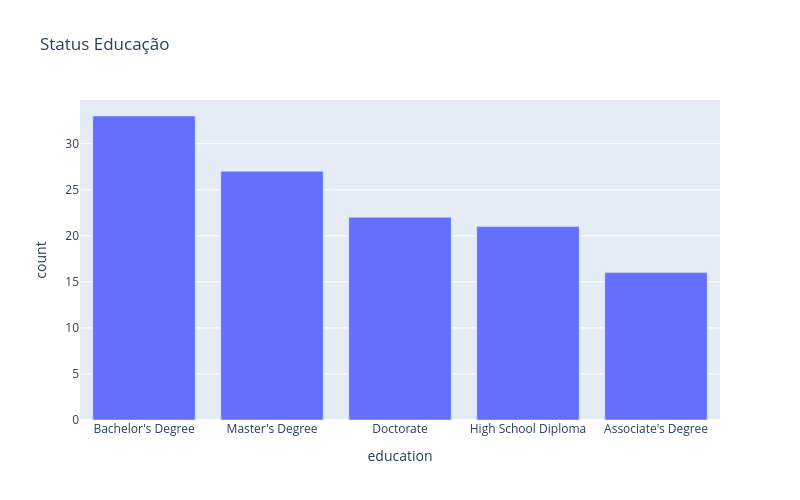

The cell this chart's notebook holds for it:
### Markdown cell above
Também não há forte predominância de nenhum gênero.

### Code cell
df_count = df['education'].value_counts().reset_index()
df_count.columns = ['education', 'count']
fig = px.bar(
    df_count,
    x='education',
    y='count',
    title='Status Educação'
)
fig.update_layout(width=800, height=500)

fig.show()

### Figure 1 — Plotly figure (JSON) as saved in the notebook; plotly's stock layout.template omitted (floating-point values rounded to 4 significant figures)
{"data": [{"hovertemplate": "education=%{x}<br>count=%{y}<extra></extra>", "legendgroup": "", "marker": {"color": "#636efa", "pattern": {"shape": ""}}, "name": "", "orientation": "v", "showlegend": false, "textposition": "auto", "type": "bar", "x": ["Bachelor's Degree", "Master's Degree", "Doctorate", "High School Diploma", "Associate's Degree"], "xaxis": "x", "y": [33, 27, 22, 21, 16], "yaxis": "y"}], "layout": {"barmode": "relative", "height": 500, "legend": {"tracegroupgap": 0}, "title": {"text": "Status Educação"}, "width": 800, "xaxis": {"anchor": "y", "domain": [0, 1], "title": {"text": "education"}}, "yaxis": {"anchor": "x", "domain": [0, 1], "title": {"text": "count"}}}}
